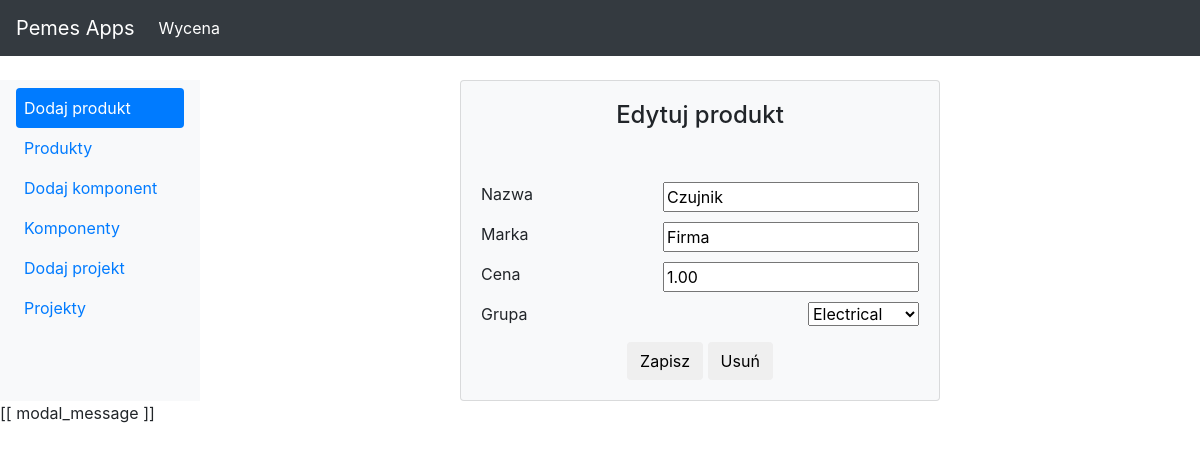
Before: /pricing/product/edit/2 with the older database file.
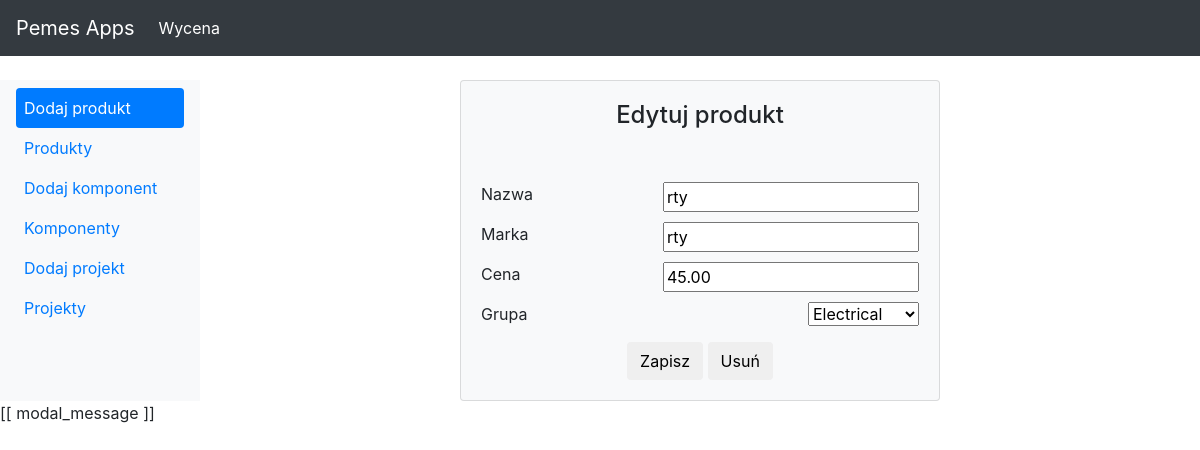
After: the same page with the newer database file.
### pricing/models.py (models this page shows, shortened)
class Element(models.Model):
    name = models.CharField(max_length=30)
    is_component = models.BooleanField()
    def __init__(self, *args, **kwargs):
        super(Element, self).__init__(*args, **kwargs)
        if not self.pk and not self.is_component:
            self.is_component = self.IS_COMPONENT

class Product(Element):
    IS_COMPONENT = False
    element = models.OneToOneField(
        to=Element,
        parent_link=True,
        related_name='product',
        on_delete=models.CASCADE
    )
    brand = models.CharField(max_length=30)
    group = models.CharField(
        max_length=30,
        choices=Group.choices(),
        default=Group.Electrical
    )
    price = models.DecimalField(
        decimal_places=2,
        max_digits=15,
        default=0,
        validators=[MinValueValidator(0)]
    )

### pricing/views.py (the view)
class ProductEditView(ObjectView):
    template_name = 'pricing/edit_product.html'
    model = Product
    form_class = ProductForm
    title = "Dodaj produkt"
    active = 'new_product_active'
    success_url = '/pricing/product/list'
    def get_context_data(self, **kwargs):
        context = super().get_context_data(**kwargs)
        context['title'] = self.title
        context['pricing_active'] = 'active'
        context[self.active] = 'active'
        return context

### pricing/forms.py
class ProductForm(forms.ModelForm):
    class Meta:
        model = Product
        fields = ['name', 'brand', 'group', 'price']

### pricing/views.py (called while the page is built)
    def set_object(self):
        if self.kwargs.get(self.pk_url_kwarg, None) is not None:
            self.object = self.get_object()
        else:
            self.object = None

    def get(self, request, *args, **kwargs):
        self.set_object()
        return super().get(request, *args, **kwargs)

    def get_context_data(self, **kwargs):
        context = super().get_context_data(**kwargs)
        pk = self.kwargs.get(self.pk_url_kwarg, None)
        if pk is not None:
            context['pk'] = pk
        return context

### pricing/templates/pricing/edit_product.html (shortened to what this page needs)
{% extends "template.html" %}
    {% load staticfiles %}
{% block navigation %}
{% include "pricing/navigation.html" %}
{% endblock %}
{% block content %}
    <div class="card bg-light mx-auto" style="max-width: 30rem;">
      <div class="text-center">
        <form method="POST" class="post-form" @submit="checkForm">
          <div class="card-body">
            <h4 class="card-title">{{ title }}</h4>
          </div>
          <div class="card-body">
            <div style="float:left;"><p class="card-text" >Nazwa</p></div>
            <div style="float:right;"><p class="card-text" >{{ form.name }}</p></div>
          </div>
          <div class="card-body">
            <div style="float:left;"><p class="card-text" >Marka</p></div>
            <div style="float:right;"><p class="card-text" >{{ form.brand }}</p></div>
          </div>
          <div class="card-body">
            <div style="float:left;"><p class="card-text" >Cena</p></div>
            <div style="float:right;"><p class="card-text" >{{ form.price }}</p></div>
          </div>
          <div class="card-body">
            <div style="float:left;"><p class="card-text" >Grupa</p></div>
            <div style="float:right;"><p class="card-text" >{{ form.group }}</p></div>
          </div>
          <div class="card-body">
            <button type="submit" class="save btn btn-default">Zapisz</button>
            {% if pk is not defined %}
            <button type="button" class="save btn btn-default" onclick="delete_product({{ pk }})">Usuń</button>
            {% endif %}
          </div>
        </form>
      </div>
    </div>
{% endblock %}

Changed rows visible on the page:
changed Element: name "Czujnik" → "rty"
changed Product "Electrical": brand "Firma" → "rty"; price "1.00" → "45.00"
